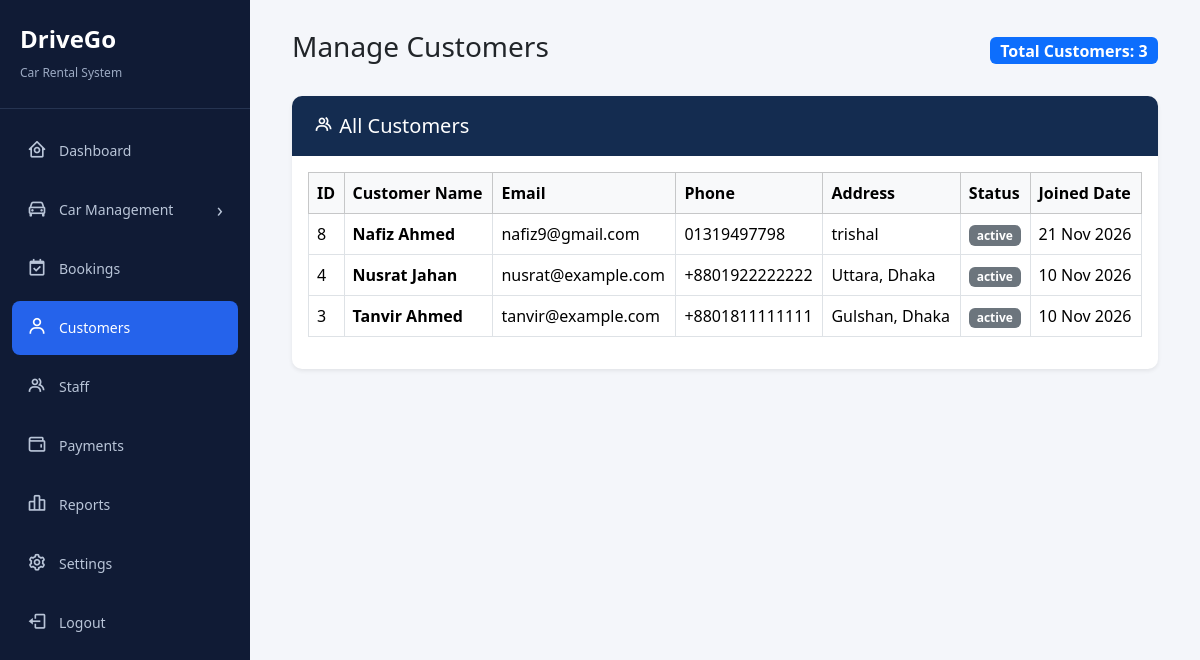
The page /admin/customers.php (signed in) on the database its author committed.
### tables this page shows
CREATE TABLE `users` (
  `user_id` int NOT NULL,
  `role_id` int NOT NULL,
  `full_name` varchar(100) NOT NULL,
  `email` varchar(100) NOT NULL,
  `phone` varchar(20) DEFAULT NULL,
  `password` varchar(255) NOT NULL,
  `address` text,
  `profile_image` varchar(255) DEFAULT 'default_avatar.png',
  `status` enum('active','inactive','suspended') DEFAULT 'active',
  `created_at` timestamp NULL DEFAULT CURRENT_TIMESTAMP,
  `updated_at` timestamp NULL DEFAULT CURRENT_TIMESTAMP ON UPDATE CURRENT_TIMESTAMP
);

### admin/customers.php (the view, shortened to what this page needs)
<?php
require_once "../config/dbconfig.php";
$sql = "SELECT *
        FROM users
        WHERE role_id = 3
        ORDER BY user_id DESC";
$result = mysqli_query($conn, $sql);
$total_customers = 0;
if ($result) {
    $total_customers = mysqli_num_rows($result);
}
?>
<!DOCTYPE html>
<html lang="en">
<head>
    <link href="https://cdn.jsdelivr.net/npm/bootstrap@5.3.3/dist/css/bootstrap.min.css" rel="stylesheet">
    <link href="https://unpkg.com/boxicons@2.1.4/css/boxicons.min.css" rel="stylesheet">
    <link rel="stylesheet" href="assets/css/custom.css">
</head>
<body>
    <?php require_once "partials/sidebar.php"; ?>
    <div class="main-content">
        <div class="container-fluid">
            <div class="d-flex justify-content-between align-items-center mb-4">
                <h3>Manage Customers</h3>
                <span class="badge bg-primary fs-6">
                    Total Customers: <?php echo $total_customers; ?>
                </span>
            </div>
            <div class="card page-card shadow-sm">
                <div class="page-header">
                    <h5 class="mb-0">
                        <i class='bx bx-group'></i>
                        All Customers
                    </h5>
                </div>
                <div class="card-body">
                    <div class="table-responsive">
                        <table class="table table-bordered table-hover align-middle">
                            <thead class="table-light">
                                <tr>
                                    <th>ID</th>
                                    <th>Customer Name</th>
                                    <th>Email</th>
                                    <th>Phone</th>
                                    <th>Address</th>
                                    <th>Status</th>
                                    <th>Joined Date</th>
                                </tr>
                            </thead>
                            <tbody>
                                <?php if ($result && mysqli_num_rows($result) > 0) { ?>
                                    <?php while ($customer = mysqli_fetch_assoc($result)) { ?>
                                        <tr>
                                            <td>
                                                <?php echo $customer['user_id']; ?>
                                            </td>
                                            <td>
                                                <strong>
                                                    <?php echo htmlspecialchars($customer['full_name'] ?? ''); ?>
                                                </strong>
                                            </td>
                                            <td>
                                                <?php echo htmlspecialchars($customer['email'] ?? ''); ?>
                                            </td>
                                            <td>
                                                <?php echo htmlspecialchars($customer['phone'] ?? ''); ?>
                                            </td>
                                            <td>
                                                <?php echo htmlspecialchars($customer['address'] ?? ''); ?>
                                            </td>
                                            <td>
                                                <?php if ($customer['status'] == 'Active') { ?>
                                                    <span class="badge bg-success">
                                                        Active
                                                    </span>
                                                <?php } else { ?>
                                                    <span class="badge bg-secondary">
                                                        <?php echo htmlspecialchars($customer['status'] ?? 'Unknown'); ?>
                                                    </span>
                                                <?php } ?>
                                            </td>
                                            <td>
                                                <?php echo date('d M Y', strtotime($customer['created_at'])); ?>
                                            </td>
                                        </tr>
                                    <?php } ?>
                                <?php } ?>
                            </tbody>
                        </table>
                    </div>
                </div>
            </div>
        </div>
    </div>
</body>
</html>

### admin/customers.php (style rules this page uses)
body { background: #f4f6fa; margin: 0; }
.main-content { margin-left: 250px; padding: 30px; }
.page-card { border: none; border-radius: 10px; overflow: hidden; }
.page-header { background: #142c50; color: white; padding: 18px 22px; }
.table th { white-space: nowrap; }

### rows shown on the page
users: user_id "8", full_name "Nafiz Ahmed", email "nafiz9@gmail.com", phone "01319497798", address "trishal", status "active", created_at "21 Nov 2026"
users: user_id "4", full_name "Nusrat Jahan", email "nusrat@example.com", phone "+8801922222222", address "Uttara, Dhaka", status "active", created_at "10 Nov 2026"
users: user_id "3", full_name "Tanvir Ahmed", email "tanvir@example.com", phone "+8801811111111", address "Gulshan, Dhaka", status "active", created_at "10 Nov 2026"

### other values the page prints
$total_customers "3"
